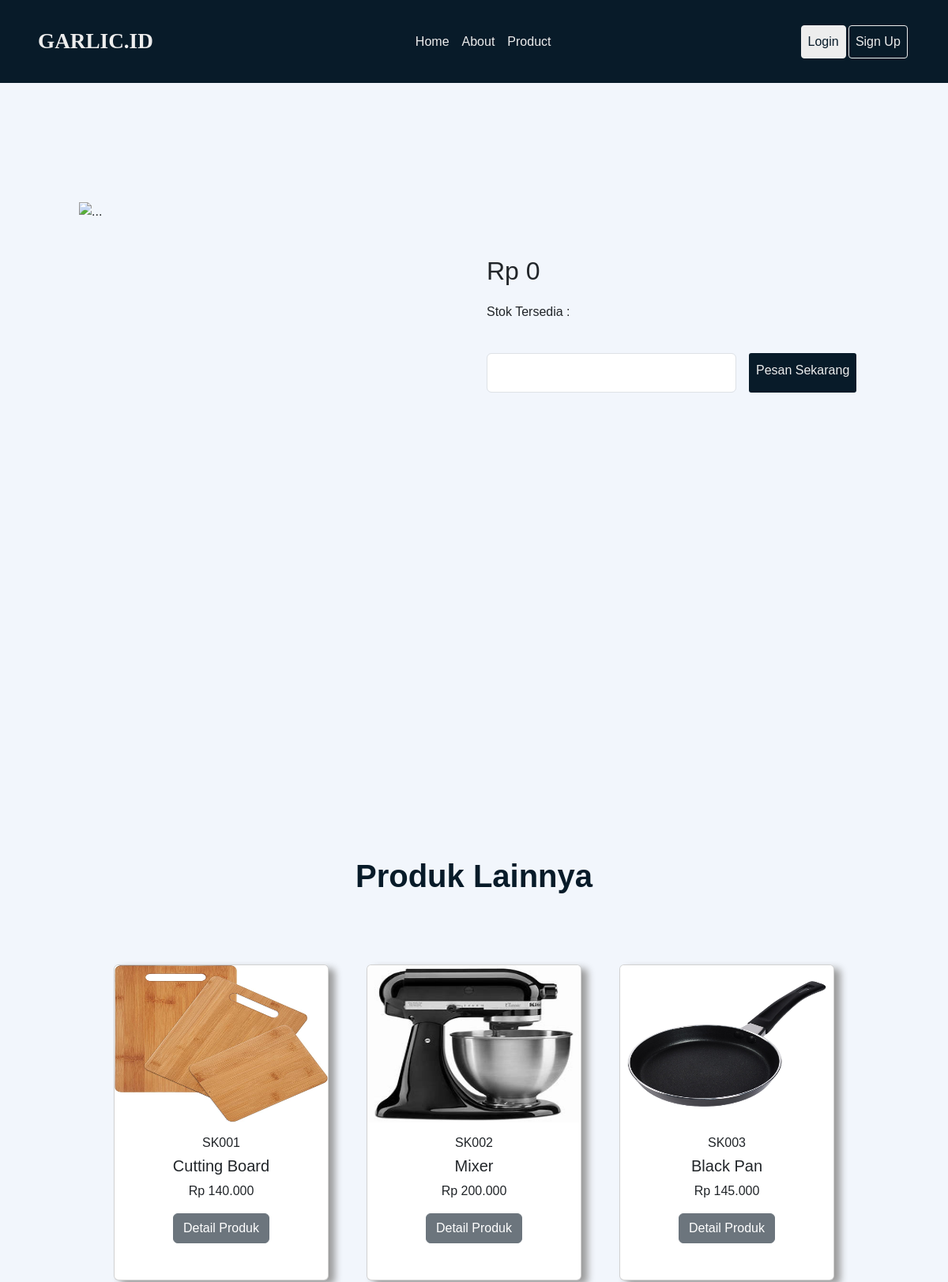
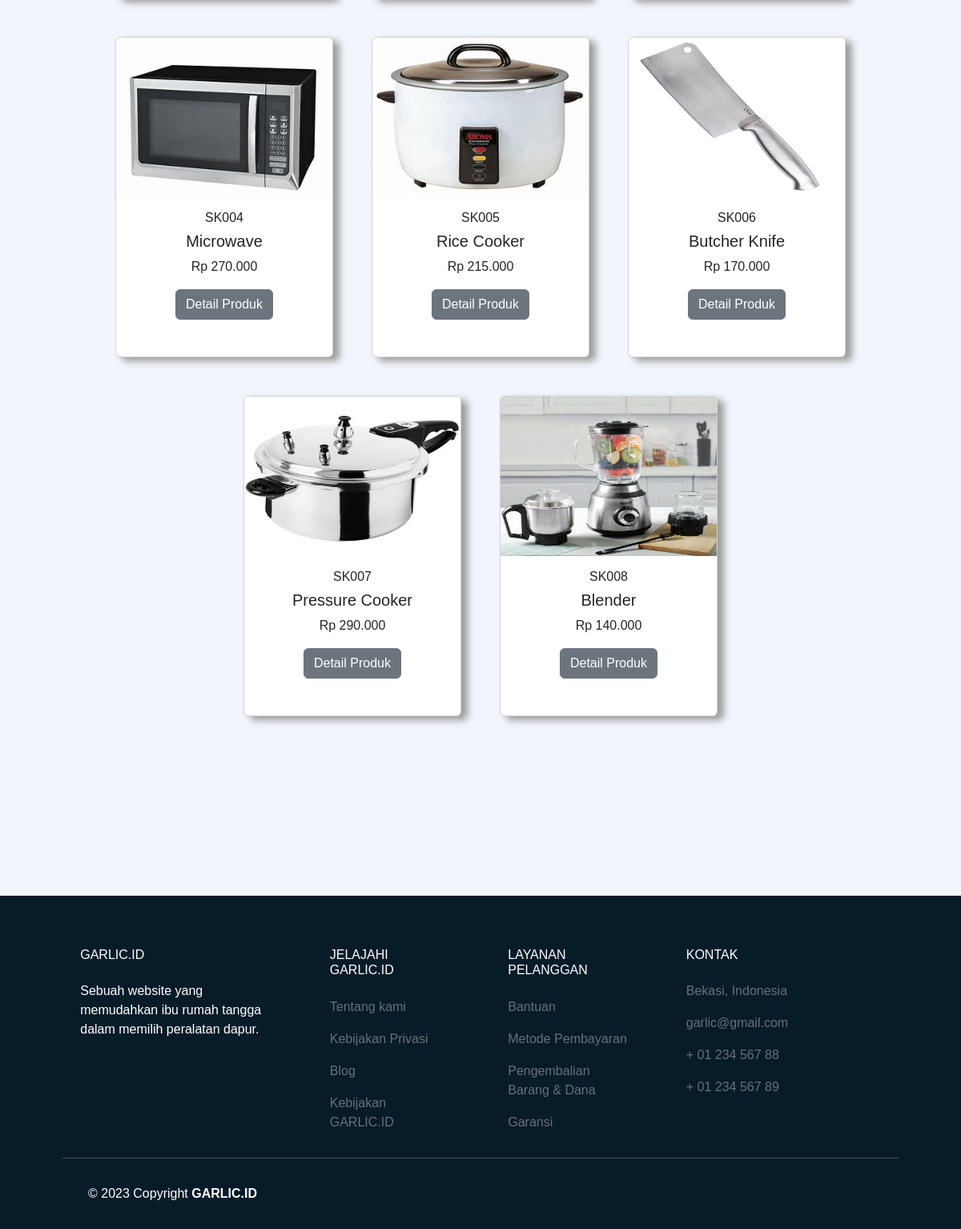
The app's page /detail.php with its own data (2 pictures, top to bottom).
### tables this page shows
CREATE TABLE `product` (
  `id` int(11) NOT NULL,
  `sku` varchar(45) DEFAULT NULL,
  `name` varchar(45) DEFAULT NULL,
  `purchase_price` int(11) DEFAULT NULL,
  `sell_price` int(11) DEFAULT NULL,
  `stock` int(11) DEFAULT 0,
  `min_stock` int(11) DEFAULT 0,
  `product_type_id` int(11) NOT NULL,
  `restock_id` int(11) NOT NULL,
  `foto` varchar(100) DEFAULT NULL
);

### detail.php (the view, shortened to what this page needs)
<?php require_once 'dbkoneksi.php'?>
<?php
    $_id = $_GET['id'];
    $sql = "SELECT * FROM product WHERE id=?";
    $st = $dbh->prepare($sql);
    $st->execute([$_id]);
    $row = $st->fetch();
?>
<!DOCTYPE html>
<html lang="en">
<head>
    <link rel="stylesheet" href="css/build.css">
    <link rel="stylesheet" href="https://cdn.jsdelivr.net/npm/bootstrap@5.3.0-alpha3/dist/css/bootstrap.min.css">
    <link href="https://unpkg.com/aos@2.3.1/dist/aos.css" rel="stylesheet">
</head>
<body style="background-color:#f2f6fc;">
<nav class="navbar navbar-expand-lg" id="container-detail">
    <div class="container-fluid" id="contain-nav">
      <a class="navbar-brand" href="#" id="nav-logo">GARLIC.ID</a>
      <div class="collapse navbar-collapse" id="navbarSupportedContent">
        <ul class="navbar-nav ms-auto mb-2 mb-lg-0">
          <li class="nav-item" id="list-demo">
            <a class="nav-link active" aria-current="page" href="#" id="linked">Home</a>
          </li>
          <li class="nav-item">
            <a class="nav-link" href="#about-items" id="linked">About</a>
          </li>
          <li class="nav-item">
            <a class="nav-link" href="#product-items" id="linked">Product</a>
          </li>
        </ul>
        <ul class="navbar-nav ms-auto mb-2 mb-lg-0">
          <li class="nav-item">
            <a class="nav-link" href="login.php" id="login">Login</a>
          </li>
          <li class="nav-item">
            <a class="nav-link" href="admin/register.php" id="sign">Sign Up</a>
          </li>
        </ul>
      </div>
    </div>
  </nav>
  <div data-aos="fade-right"
     data-aos-offset="300"
     data-aos-easing="ease-in-sine">
<section class="detail-card">
  <div class="card mb-03" style="width: 1000px; height:500px;" id="card-in">
  <div class="row g-0" id="card-row">
    <div class="col-md-6" id="card-too">
      <img src="assets/<?= $row['foto']?>" class="img-fluid" alt="..."  style=" background-size:cover;background-position:center; height:480px;width:480px; aspect-ratio:1/1; ">
    </div>
    <div class="col-md-6" id="desain-card">
      <div class="card-body">
        <h5 class="card-title" id="title-sku"><?= $row['sku'] ?></h5>
        <p id="title-price">Rp <?=  number_format ($row['sell_price'],0,',','.')  ?></p>
        <p id="title-stock">Stok Tersedia : <?= $row['stock'] ?></p>
    <form action="login.php" class="f-flex">
  <input type="number" class="form-control" id="input-numb" placeholder="" aria-label="pesan" aria-describedby="basic-addon1" min="1">
  <button class="submit">Pesan Sekarang</button>
</div>
      </div>
    </div>
  </div>
</div>
<h1 id="product-items">Produk Lainnya</h1>
<section class="section-card">
<?php
    $sqlcard = "SELECT * FROM product";
    $rs = $dbh->query($sqlcard);
?>
<?php
    foreach ($rs as $row) {
?>
<div data-aos="fade-up"
     data-aos-duration="3000">
  <div class="card" style=" width: 17rem; height: 25rem;">
    <img src="assets/<?= $row['foto']?>" class="card-img-top" alt="..." width="40%" height="50%" style="object-fit:1/1; background-size:cover; background-position:center;">
    <div class="card-body">
    <h6 class="card-title"><?= $row['sku'] ?></h5>
      <h5 class="card-title"><?= $row['name'] ?></h5>
      <p class="card-text">Rp <?= number_format ($row['sell_price'],0,',','.') ?></p>
      <a href="detail.php?id=<?=$row['id']?>" class="btn btn-secondary">Detail Produk</a>
    </div>
  </div>
</div>
</div>
  <div>
  <?php
        }
  ?>
</section>
  <footer
          class="text-center text-lg-start text-white"
          style="background-color: #081b29;" id="footer-marg"
          >
    <div class="container p-5 pb-0" id="section-footer">
      <section class="" >
        <div class="row" >
          <div class="col-md-3 col-lg-3 col-xl-3 mx-auto mt-3" >
            <h6 class="text-uppercase mb-4 font-weight-bold">
              GARLIC.ID
            </h6>
            <p>
              Sebuah website yang memudahkan ibu rumah tangga dalam memilih peralatan dapur.
            </p>
          </div>
          <div class="col-md-2 col-lg-2 col-xl-2 mx-auto mt-3">
            <h6 class="text-uppercase mb-4 font-weight-bold">Jelajahi GARLIC.ID</h6>
            <p>
              <a href="#" style="text-decoration:none;color:#69707A ;">Tentang kami</a>
            </p>
            <p>
              <a href="#" style="text-decoration:none; color:#69707A;" >Kebijakan Privasi</a>
            </p>
            <p>
              <a href="#" style="text-decoration:none; color:#69707A;;">Blog</a>
            </p>
            <p>
              <a href="#" style="text-decoration:none; color:#69707A;;">Kebijakan GARLIC.ID</a>
            </p>
          </div>
          <div class="col-md-3 col-lg-2 col-xl-2 mx-auto mt-3">
            <h6 class="text-uppercase mb-4 font-weight-bold">
              Layanan Pelanggan
            </h6>
            <p>
              <a href="#" style="text-decoration:none; color:#69707A;">Bantuan</a>
            </p>
            <p>
              <a href="#" style="text-decoration:none; color:#69707A;">Metode Pembayaran</a>
            </p>
            <p>
              <a href="#" style="text-decoration:none; color:#69707A;">Pengembalian Barang & Dana</a>
            </p>
            <p>
              <a href="#" style="text-decoration:none; color:#69707A;">Garansi</a>
            </p>
          </div>
          <div class="col-md-4 col-lg-3 col-xl-3 mx-auto mt-3">
            <h6 class="text-uppercase mb-4 font-weight-bold">Kontak</h6>
            <p style="color:#69707A;"><i class="fas fa-home mr-3"></i> Bekasi, Indonesia</p>
            <p style="color:#69707A;"><i class="fas fa-envelope mr-3"></i> garlic@gmail.com</p>
            <p style="color:#69707A;"><i class="fas fa-phone mr-3"></i> + 01 234 567 88</p>
            <p style="color:#69707A;"><i class="fas fa-print mr-3"></i> + 01 234 567 89</p>
          </div>
        </div>
      </section>
      <hr class="my-3">
      <section class="p-3 pt-0">
        <div class="row d-flex align-items-center">
          <div class="col-md-7 col-lg-8 text-center text-md-start">
            <div class="p-3">
              © 2023 Copyright
              <a style="text-decoration:none;color:white; font-weight:bold;" href="#"
                 >GARLIC.ID</a
                >
            </div>
          </div>
        </div>
      </section>
    </div>
  </footer>
</body>
</html>

### css/build.css (style rules this page uses)
:root { --primary: #ededed; --bg: rgb(8, 27, 41); --bgN: #f2f6fc; }
* { margin: 0; font-family: "Poppins", sans-serif; padding: 0; box-sizing: border-box; border: none; outline: none; text-decoration: none; }
html { scroll-behavior: smooth; }
#container-detail { display: flex; align-items: center; justify-content: center; padding: 0; }
#container-detail #contain-nav { background-color: var(--bg); padding: 1.7rem 3rem; }
#container-detail #contain-nav #login { background-color: var(--primary); color: var(--bg); }
#container-detail #contain-nav #linked, #container-detail #contain-nav #sign { color: var(--primary); font-size: 1rem; }
#container-detail #contain-nav #login, #container-detail #contain-nav #sign { border: 1px solid var(--primary); border-radius: 4px; margin-right: 0.2rem; }
#container-detail #contain-nav #nav-logo { color: var(--primary); font-family: Viga; font-size: 1.7rem; font-weight: bold; }
#product-items { font-weight: bold; color: var(--bg); margin-top: 150px; padding-top: 30px; text-align: center; }
.section-card { text-align: center; margin: 4rem; display: flex; align-items: center; justify-content: center; flex-wrap: wrap; }
.section-card .card { margin: 1.5rem; height: 450px; box-shadow: 8px 5px 10px rgb(155, 155, 155); }
.detail-card { height: 100vh; display: flex; align-items: center; justify-content: center; }
#card-in { background-color: var(--bgN); border: none; }
#title-sku { padding-top: 2rem; }
#title-price { font-size: 2rem; }
.f-flex { display: flex; }
#input-numb { text-align: center; margin-top: 1.5rem; margin-right: 1rem; }
.submit { border-radius: 3px; margin-top: 1.5rem; font-size: 1rem; background-color: var(--bg); color: var(--primary); padding: 0.4rem; width: 200px; height: 50px; padding-top: 0; }
#footer-marg { margin-top: 200px; }

### records on screen
product: foto (picture), sku "SK001", name "Cutting Board", sell_price "140.000"
product: foto (picture), sku "SK002", name "Mixer", sell_price "200.000"
product: foto (picture), sku "SK003", name "Black Pan", sell_price "145.000"
product: foto (picture), sku "SK004", name "Microwave", sell_price "270.000"
product: foto (picture), sku "SK005", name "Rice Cooker", sell_price "215.000"
product: foto (picture), sku "SK006", name "Butcher Knife", sell_price "170.000"
product: foto (picture), sku "SK007", name "Pressure Cooker", sell_price "290.000"
product: foto (picture), sku "SK008", name "Blender", sell_price "140.000"

### other values on screen
$row['sell_price'] "0"
